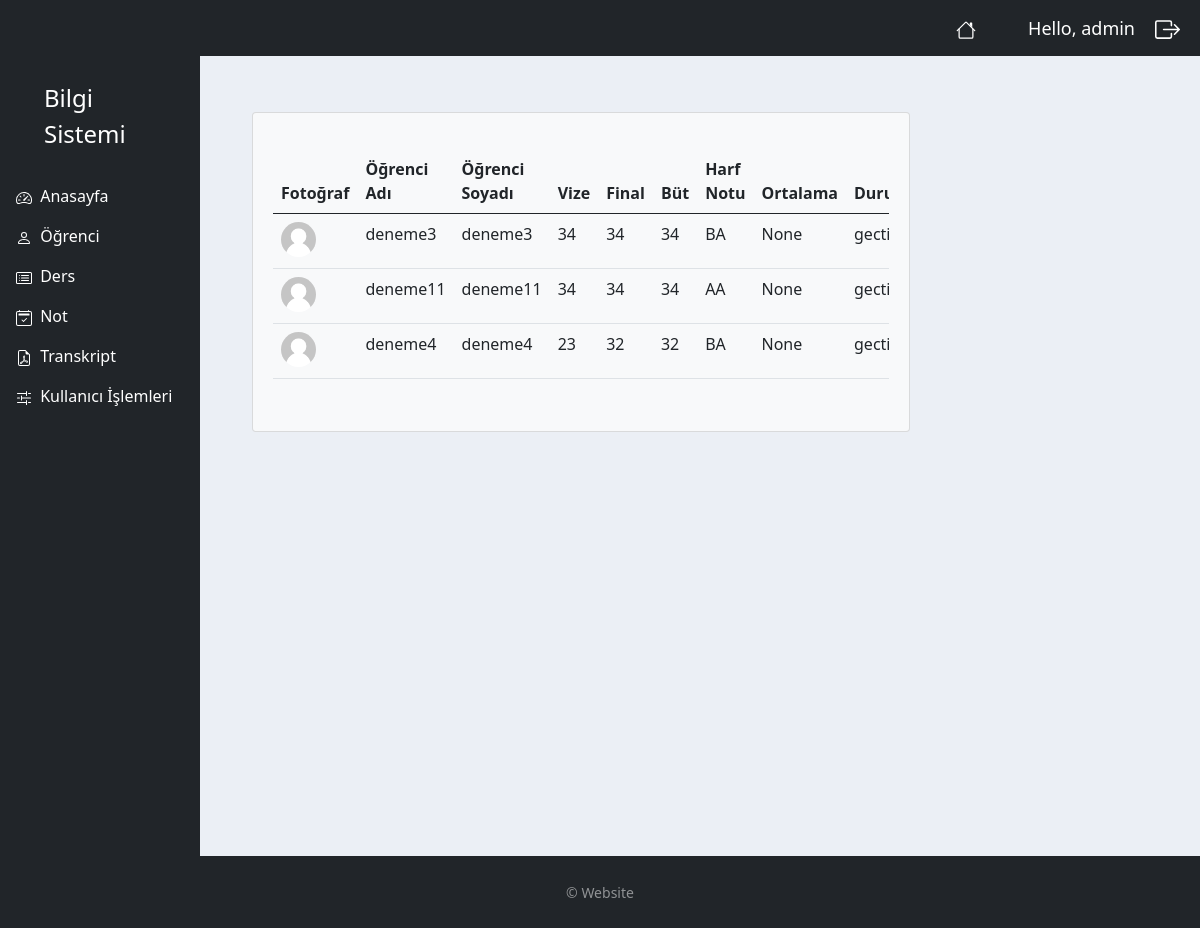
The page /notes_period/2/ (signed in) on the database its author committed.
### myapp/models.py (models this page shows, shortened)
class Notes(models.Model):
    STATUS1 = (
        ('gecti', 'Geçti'),
        ('kaldi', 'Kaldı'),
    )
    STATUS2 = (
        ('AA', 'AA'),
        ('BA', 'BA'),
        ('BB', 'BB'),
        ('CB', 'CB'),
        ('CC', 'CC'),
        ('DC', 'DC'),
        ('DD', 'DD'),
        ('FD', 'FD'),
        ('FF', 'FF'),
    )
    lesson = models.ForeignKey(Lesson, null=True, on_delete=models.SET_NULL)
    student = models.ForeignKey(Student, null=True, on_delete=models.SET_NULL)
    vise = models.IntegerField(null=True, blank=True)
    final = models.IntegerField(null=True, blank=True)
    mkexam = models.IntegerField(null=True, blank=True)
    lettergrade = models.CharField(max_length=2, null=True, choices=STATUS2)
    ort = models.IntegerField(blank=True, null=True)
    status = models.CharField(max_length=5, null=True, choices=STATUS1)

class Student(models.Model):
    user =models.OneToOneField(User, blank=True, null=True, on_delete=models.CASCADE)
    name = models.CharField(max_length=50, null=True)
    surname = models.CharField(max_length=50, null=True)
    num = models.IntegerField(null=True, blank=True)
    grade = models.IntegerField(null=True, blank=True)
    profile_pic = models.ImageField(default="user.jpeg", null=True, blank=True)
    department = models.ManyToManyField(Department)

### myapp/decorators.py (the view)
        def wrapper_func(request, *args, **kwargs):
            group =None
            if request.user.groups.exists():
                group = request.user.groups.all()[0].name
            if group in allowed_roles:
                return view_func(request, *args, **kwargs)
            else:
                return HttpResponse('You are not authorized to view this page')

### myapp/views.py (called while the page is built)
@login_required(login_url='login')
@allowed_users(allowed_roles=['admin'])
def notesPeriod(request, pk):
    lesson = Lesson.objects.get(id=pk)
    lessons = lesson.student.all()
    notes = lesson.notes_set.all()
    notess = Notes.objects.all()
    myFilter = NotesFilter(request.GET, queryset=notess)
    notess = myFilter.qs
    context = {
        'lessons':lessons,
        'lesson':lesson,
        'notes':notes,
        'notess':notess,
    }
    return render(request, 'accounts/notes_period.html', context)

### myapp/templates/accounts/notes_period.html (shortened to what this page needs)
{% extends 'accounts/main.html' %}
{% load static %}
{% block content %}
    <br>
<div class="container-fluid">
    <div class="row">
        <div class="col-md-9">
          <div class="card bg-light ms-3 me-3 mb-3">
          {% if lessons %}
                <div class="card-body m-1">
                    <p class="card-text">
                        <div class="table-responsive">
                            <table class="table table-hover">
                                <thead>
                                    <tr>
                                        <th scope="col">Fotoğraf</th>
                                        <th scope="col">Öğrenci Adı</th>
                                        <th scope="col">Öğrenci Soyadı</th>
                                        <th scope="col">Vize</th>
                                        <th scope="col">Final</th>
                                        <th scope="col">Büt</th>
                                        <th scope="col">Harf Notu</th>
                                        <th scope="col">Ortalama</th>
                                        <th scope="col">Durum</th>
                                    </tr>
                                </thead>
                                <tbody>
                                {% if lessons %}
                                    {% if notes %}
                                        {% for note in notes %}
                                           <tr>
                                                <td><img class="profile-pic1" src="{{ note.student.profile_pic.url }}"></td>
                                                <td>{{ note.student.name }}</td>
                                                <td>{{ note.student.surname }}</td>
                                                <td>{{ note.vise }}</td>
                                                <td>{{ note.final }}</td>
                                                <td>{{ note.mkexam }}</td>
                                                <td>{{ note.lettergrade }}</td>
                                                <td>{{ note.ort }}</td>
                                                <td>{{ note.status }}</td>
                                           </tr>
                                        {% endfor %}
                                    {% endif %}
                                {% endif %}
                                </tbody>
                            </table>
                        </div>
                    </p>
                </div>
            </div>
                {% else %}
                    <p></p>
                    <h5 class="alert alert-primary ms-4 me-4">Öğrenci Kaydı Yok</h5>
                {% endif %}
        </div>
    </div>
</div>
{% endblock content %}

### myapp/templates/accounts/navbar.html (shortened to what this page needs)
{% load static %}
<nav class="navbar navbar-expand-lg navbar-dark bg-dark">
    <span><a href="/" class="nav-link text-white align-middle px-5">
          </a>
    </span>
    <span class="hello-msg">Hello, {{ request.user }} </span>
    <span ><a  class="hello-msg " href="{% url 'logout' %}">
        </a>
    </span>
</nav>

### static/css/main.css (style rules this page uses)
body { background-color: #ebeff5; }

### myapp/templates/accounts/navbar.html (style rules this page uses)
.hello-msg { font-size: 18px; color: #fff; margin-right: 20px; }

### myapp/templates/accounts/notes_period.html (style rules this page uses)
.profile-pic1 { max-width: 35px; max-height: 35px; margin: 0 auto; border-radius: 50%; }

### myapp/templates/accounts/footer.html (style rules this page uses)
html, body { height: 100%; }

### rows shown on the page
Notes: student.profile_pic (picture), student.name "deneme3", student.surname "deneme3", vise "34", final "34", mkexam "34", lettergrade "BA", ort "None", status "gecti"
Notes: student.profile_pic (placeholder picture), student.name "deneme11", student.surname "deneme11", vise "34", final "34", mkexam "34", lettergrade "AA", ort "None", status "gecti"
Notes: student.profile_pic (picture), student.name "deneme4", student.surname "deneme4", vise "23", final "32", mkexam "32", lettergrade "BA", ort "None", status "gecti"

### other values the page prints
{{ request.user }} "admin"
